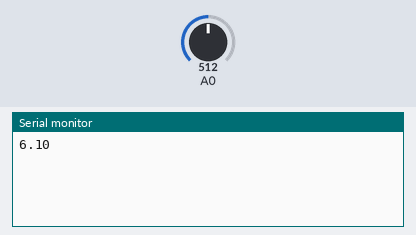
The sketch below on a simulated Arduino Uno, built with avr-gcc and run on an emulated ATmega328P. Parts: the last lines printed to the serial monitor. The inputs (shaded band) are chosen by the test bench; at power-on: A0 = 512.

Above: at 2.5 s.
2.6 s: A0 set to 0
At 5.9 s:
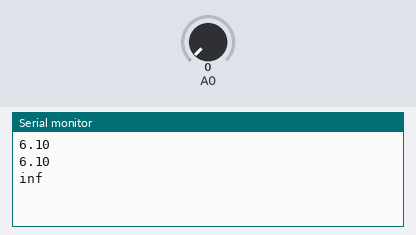
8.0 s: A0 set to 27
At 9.8 s:
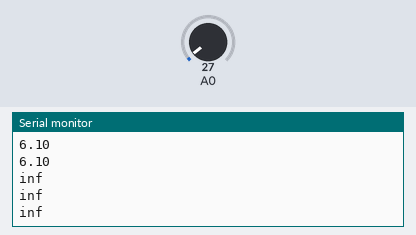

Measured:
- after the input at 2.6 s, the serial monitor: prints a new line after 2.5 s (image 1)

The sketch:

MQ135_Ro_Calculation.ino
```cpp
//For CO2
float  Rl  =  22;
int sensorValue;
float s;
#define         RL_VALUE                     (22)     //define the load resistance on the board, in kilo ohms
#define         RO_CLEAN_AIR_FACTOR          (3.597)  //(Sensor resistance in clean air)/RO,
                                                     //which is derived from the chart in datasheet
void setup()
{
  Serial.begin(9600);      // sets the serial port to 9600
}


float sensorCaliberate()
  {
    int i;
    float Rs =0;

    for(i=0;i<17;i++)
    {
      Rs +=ResisCal(sensorValue);
      delay(100);
    }

    Rs = Rs/17;
    Rs = (Rs/3.597);
    return Rs;

  }

float ResisCal(float sensorVal)
  {
    return (Rl*(1023-sensorVal))/sensorVal;
  }

void loop()
{
  sensorValue = analogRead(0);
  float           LPGCurve[3]  = {1,0.835,-0.096}; //(x1=10,y1=6.844)(X2=653.824,Y2=4.57097)
               //logX2=2.815,y2=0.659

  float Ro= sensorCaliberate();
  Serial.println(Ro);
  //delay(500);


         // read analog input pin 0
  //s=(float)sensorValue /(1024/5.0);
  //Serial.println(sensorValue,DEC);  // prints the value read
                          // wait 100ms for next reading
}
```
